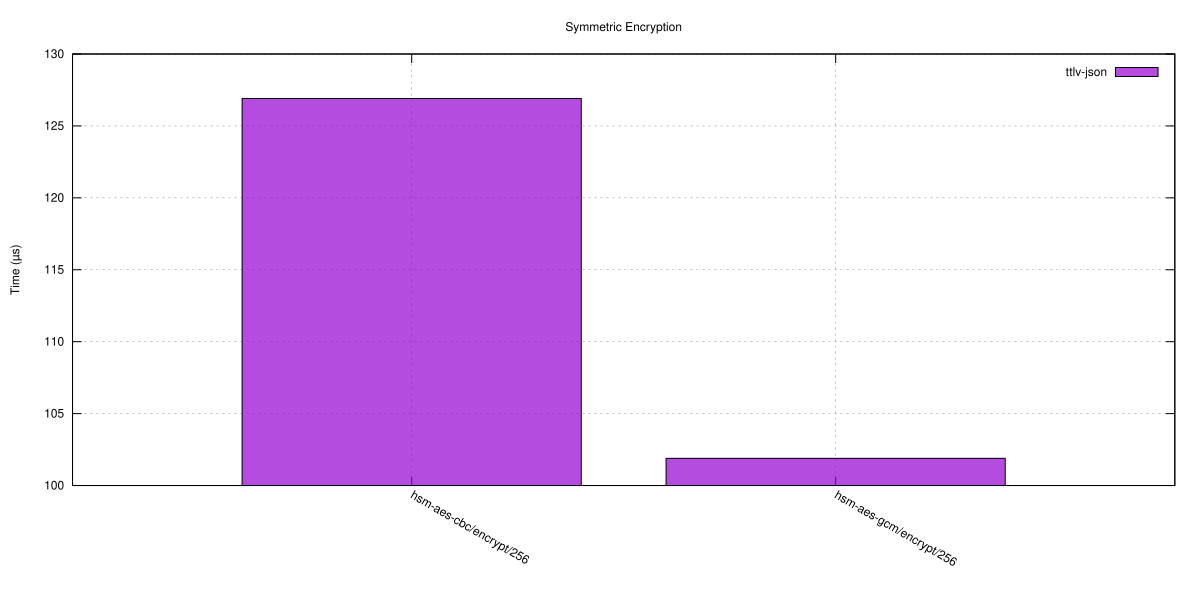

The script that saved this image:
set terminal svg size 1200,600 enhanced font 'Helvetica,12'
set output 'symmetric_encrypt.svg'
set title 'Symmetric Encryption'
set grid
set ylabel 'Time (µs)'
set style data boxes
set style fill solid 0.7 border -1
set boxwidth 0.800
set grid ytics
set key top right
set xtics rotate by -30
set xtics ("hsm-aes-cbc/encrypt/256" 0, "hsm-aes-gcm/encrypt/256" 1)
plot 'symmetric_encrypt.dat' using ($1+0.000):2 with boxes lw 1 title 'ttlv-json'
